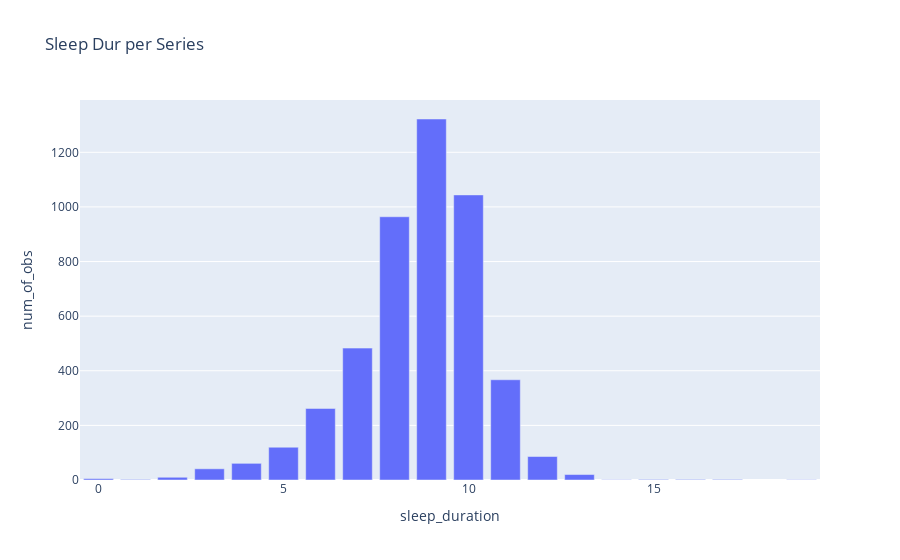

Write notebook code for a chart like this one.
### Code cell
sleep_dur_df = train_events_nonull.groupby([train_events_nonull['series_id'], train_events_nonull['night']])['timestamp'].agg(['min', 'max']).reset_index()
sleep_dur_df = sleep_dur_df.rename(columns={
    'min': 'onset',
    'max': 'wakeup'
})
sleep_dur_df['sleep_duration'] = ((sleep_dur_df['wakeup'] - sleep_dur_df['onset']).dt.seconds / 3600).round(0)

df_g = sleep_dur_df['sleep_duration'].value_counts().reset_index()
df_g.columns = ['sleep_duration', 'num_of_obs']
fig = px.bar(
    df_g,
    x='sleep_duration',
    y='num_of_obs',
    title='Sleep Dur per Series',
    color_discrete_sequence=px.colors.qualitative.Plotly
)
fig.show()

### Figure 1 — Plotly figure (JSON) as saved in the notebook; plotly's stock layout.template omitted (floating-point values rounded to 4 significant figures)
{"data": [{"alignmentgroup": "True", "hovertemplate": "sleep_duration=%{x}<br>num_of_obs=%{y}<extra></extra>", "legendgroup": "", "marker": {"color": "#636EFA", "pattern": {"shape": ""}}, "name": "", "offsetgroup": "", "orientation": "v", "showlegend": false, "textposition": "auto", "type": "bar", "x": [9, 10, 8, 7, 11, 6, 5, 12, 4, 3, 13, 2, 0, 15, 1, 17, 16, 19, 14], "xaxis": "x", "y": [1322, 1044, 964, 483, 367, 262, 120, 86, 61, 41, 20, 10, 5, 2, 2, 2, 2, 1, 1], "yaxis": "y"}], "layout": {"barmode": "relative", "legend": {"tracegroupgap": 0}, "title": {"text": "Sleep Dur per Series"}, "xaxis": {"anchor": "y", "domain": [0, 1], "title": {"text": "sleep_duration"}}, "yaxis": {"anchor": "x", "domain": [0, 1], "title": {"text": "num_of_obs"}}}}
